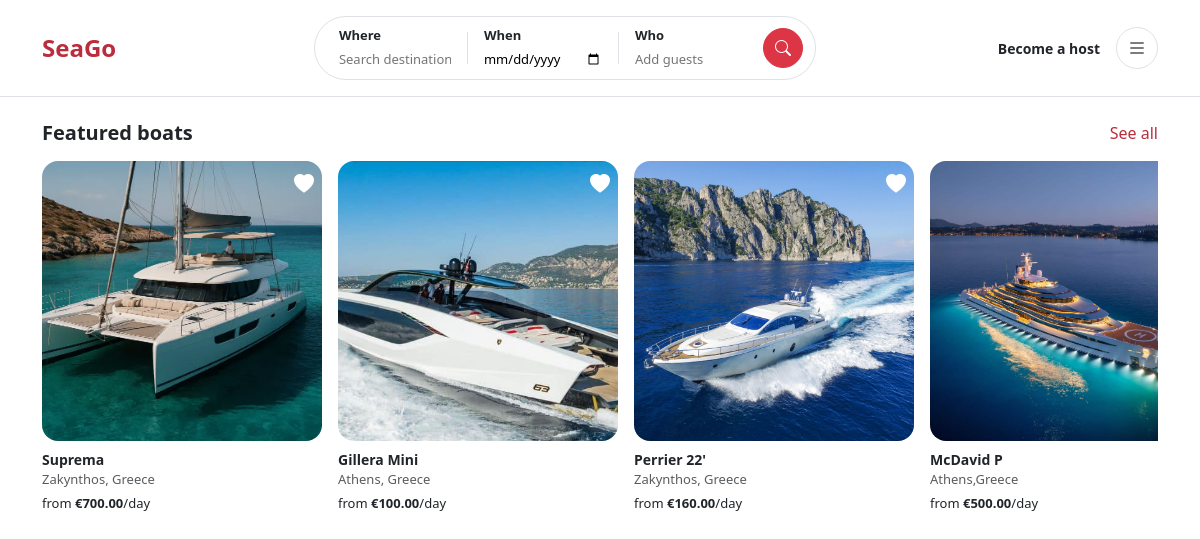
The page / on the database its author committed.
### boats/models.py (models this page shows, shortened)
class Boat(models.Model):
    BOAT_TYPE_CHOICES = [
        ('sailboat', 'Sailboat'),
        ('motorboat', 'Motorboat'),
        ('yacht', 'Yacht'),
        ('catamaran', 'Catamaran'),
    ]
    owner = models.ForeignKey(settings.AUTH_USER_MODEL, on_delete=models.CASCADE, related_name='boats')
    category = models.ForeignKey(BoatCategory, on_delete=models.SET_NULL, null=True, blank=True, related_name='boats')
    name = models.CharField(max_length=200)
    location = models.CharField(max_length=200)
    description = models.TextField()
    capacity = models.PositiveIntegerField()
    boat_type = models.CharField(max_length=20, choices=BOAT_TYPE_CHOICES)
    price_per_day = models.DecimalField(max_digits=10, decimal_places=2)
    features = models.TextField(blank=True)
    created_at = models.DateTimeField(auto_now_add=True)
    is_approved = models.BooleanField(default=False)
    is_available = models.BooleanField(default=True)
    def get_cover_image(self):
        cover = self.images.filter(is_cover=True).first()
        if cover:
            return cover.image.url
        first = self.images.first()
        return first.image.url if first else None

class BoatImage(models.Model):
    boat = models.ForeignKey(Boat, on_delete=models.CASCADE, related_name='images')
    image = models.ImageField(upload_to='boat_images/')
    is_cover = models.BooleanField(default=False)

### boats/views.py (the view)
# urls.py: path('', views.homepage, name='homepage'),
def homepage(request):
    featured_boats = Boat.objects.filter(is_approved=True, is_available=True).order_by('-created_at')[:6]
    print("BOATS FOUND:", featured_boats.count())
    categories = BoatCategory.objects.all()
    return render(request, 'boats/home.html', {
        'featured_boats': featured_boats,
        'categories': categories,
    })

### templates/boats/home.html (shortened to what this page needs)
{% extends "base.html" %}
{% block content %}
<div class="container mt-4">
  <div class="d-flex justify-content-between align-items-center mb-3">
    <h5 class="fw-bold mb-0">Featured boats</h5>
    <a href="{% url 'boats:boat_list' %}" class="text-decoration-none" style="color: #bb2d3c;">See all</a>
  </div>
  <div class="scroll-row">
    {% for boat in featured_boats %}
    <div class="boat-card-wrap">
      <a href="{% url 'boats:boat_detail' boat.pk %}" class="text-decoration-none">
        <div class="position-relative">
          {% if boat.get_cover_image %}
            <img src="{{ boat.get_cover_image }}" class="boat-img-square" alt="{{ boat.name }}">
          {% else %}
            <div class="boat-img-placeholder"></div>
          {% endif %}
          <button class="btn position-absolute top-0 end-0 p-2 border-0 bg-transparent">
            <i class="bi bi-heart-fill text-white fs-5"></i>
          </button>
        </div>
        <div class="mt-2">
          <div class="fw-bold text-dark" style="font-size: 14px;">{{ boat.name }}</div>
          <div class="text-muted" style="font-size: 13px;">{{ boat.location }}</div>
          <div class="text-dark mt-1" style="font-size: 13px;">from <strong>€{{ boat.price_per_day }}</strong>/day</div>
        </div>
      </a>
    </div>
    {% empty %}
    <p class="text-muted">No boats available yet.</p>
    {% endfor %}
  </div>
</div>
{% endblock %}

### templates/boats/home.html (style rules this page uses)
.scroll-row { display: flex; overflow-x: auto; gap: 16px; scrollbar-width: none; padding-bottom: 8px; }
.boat-card-wrap { flex-shrink: 0; width: 260px; }
@media (min-width: 992px) { .boat-card-wrap { width: 280px; } }
.boat-img-square { width: 100%; aspect-ratio: 1 / 1; object-fit: cover; border-radius: 16px; }

### rows shown on the page
Boat: get_cover_image (picture), name "Suprema", location "Zakynthos, Greece", price_per_day "700.00"
Boat: get_cover_image (picture), name "Gillera Mini", location "Athens, Greece", price_per_day "100.00"
Boat: get_cover_image (picture), name "Perrier 22'", location "Zakynthos, Greece", price_per_day "160.00"
Boat: get_cover_image (picture), name "McDavid P", location "Athens,Greece", price_per_day "500.00"
